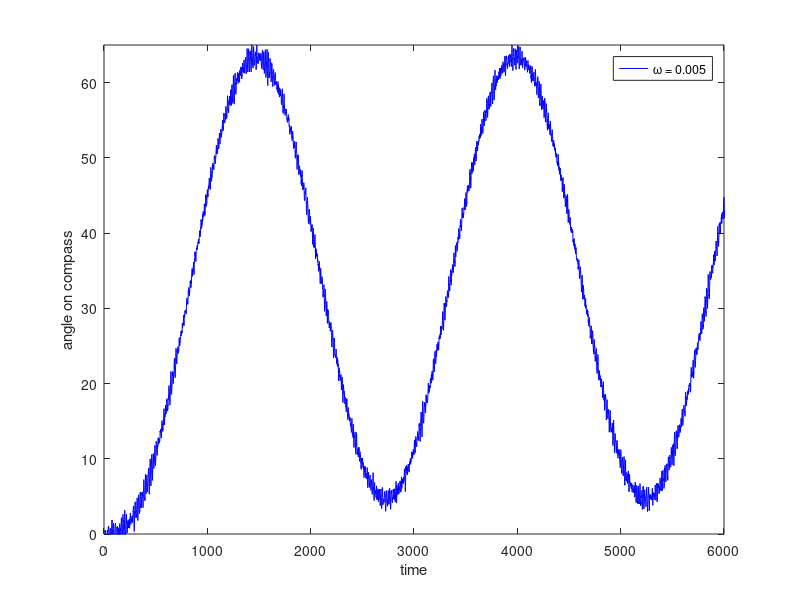
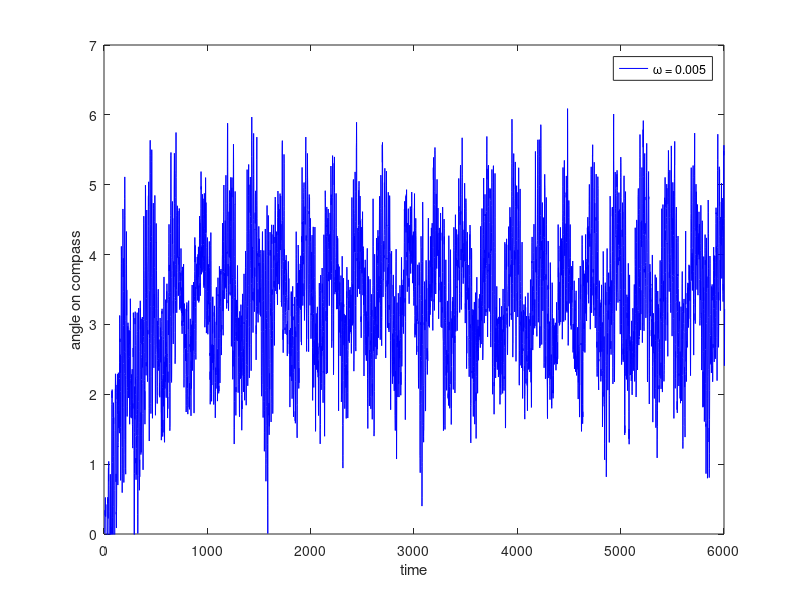

Source code (MATLAB) for these figures, in order:
w_1 = importdata('51c1.mat'); %Import data from simulink 
w_2 = importdata('51c2.mat'); %Import data from simulink

n=1:length(w_1(2,:)); %Time steps for the x-axis
m=1:length(w_2(2,:));

max_1 = max(w_1(2,3000:6000)); 
min_1 = min(w_1(2,3000:6000));
A_1 = (max_1-min_1)/2; %output amplitude for w_1

max_2 = max(w_2(2,3000:6000));
min_2 = min(w_2(2,3000:6000));
A_2 = (max_2-min_2)/2; %output amplitude for w_2


plot(m,w_1(2,n), 'color', 'b'); %plot of response with w_1
xlabel('time'); ylabel('angle on compass');
legend('\omega = 0.005', '\omega = 0.05');
axis([0 6000 0 65]);

figure();

plot(m,w_2(2,m), 'color', 'b'); %plot of response with w_2
xlabel('time'); ylabel('angle on compass');
legend('\omega = 0.005', '\omega = 0.05');
axis([0 6000 0 7]);